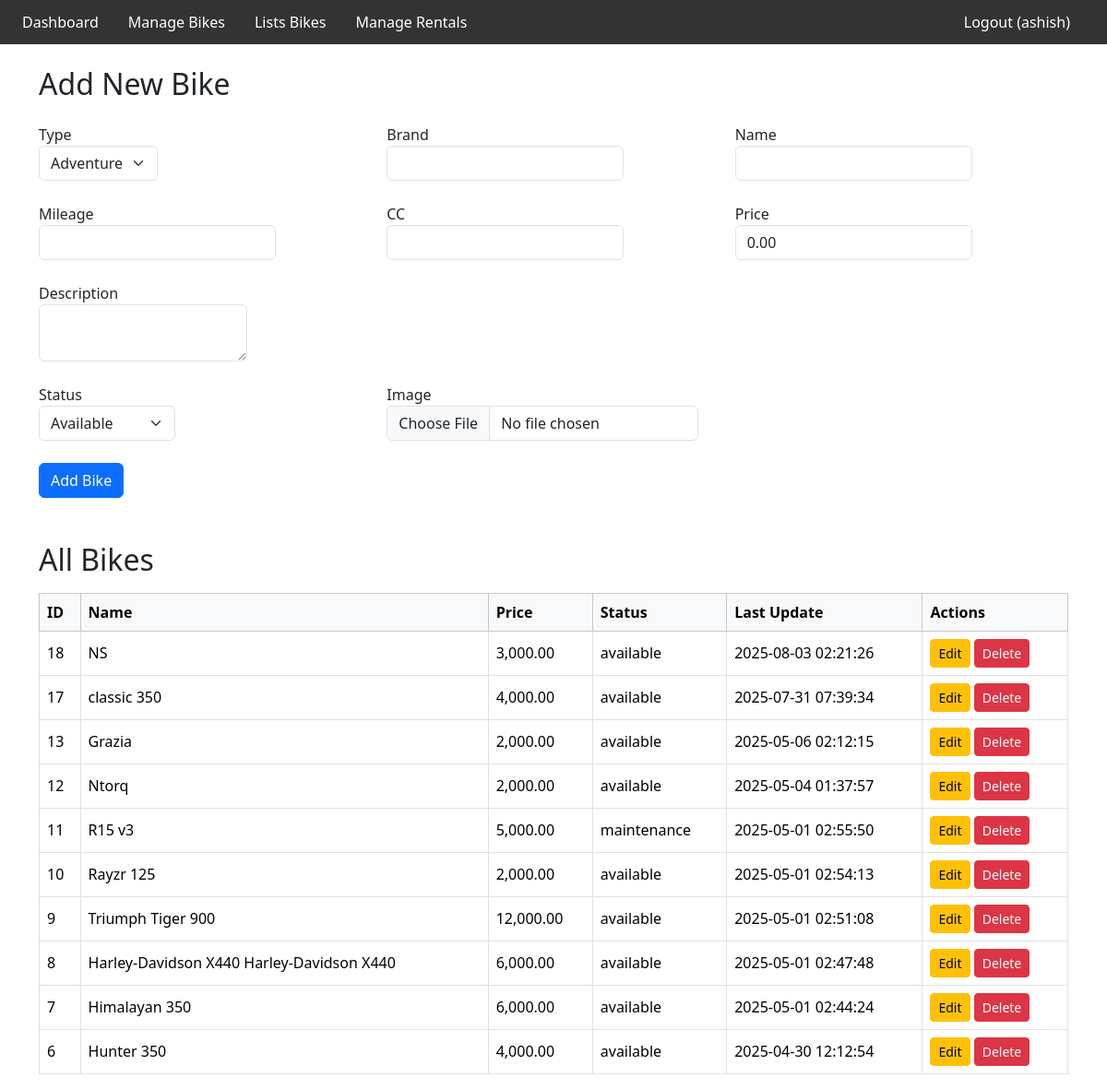
Screenshot of /bike/admin/admin_managebikes.php (signed in) with the database file from the repository.
### tables this page shows
CREATE TABLE `bikes` (
  `bike_id` int(11) NOT NULL,
  `type` varchar(50) NOT NULL,
  `brand` varchar(100) NOT NULL,
  `status` enum('available','rented','maintenance') NOT NULL DEFAULT 'available',
  `last_update` timestamp NOT NULL DEFAULT current_timestamp(),
  `image` longblob DEFAULT NULL,
  `name` varchar(100) NOT NULL,
  `price` decimal(10,2) NOT NULL DEFAULT 0.00,
  `mileage` decimal(5,2) DEFAULT NULL,
  `cc` int(11) DEFAULT NULL,
  `description` text DEFAULT NULL
);

### bike/admin/admin_managebikes.php (the view, shortened to what this page needs)
<?php
include 'admin_navbar.php';
$conn = new mysqli('localhost', 'root', '', 'bike_rental');
$editBike = null;
$bikes = [];
$res = $conn->query("SELECT bike_id, name, price, status, last_update FROM bikes ORDER BY bike_id DESC");
while ($row = $res->fetch_assoc()) {
    $bikes[] = $row;
}
?>
<!DOCTYPE html>
<html lang="en">
<head>
  <link href="https://cdn.jsdelivr.net/npm/bootstrap@5.3.2/dist/css/bootstrap.min.css" rel="stylesheet">
</head>
<body>
  <div class="container mt-4">
    <h2 class="mb-4"><?php echo $editBike ? 'Edit Bike' : 'Add New Bike'; ?></h2>
    <form method="POST" action="" enctype="multipart/form-data" class="mb-5">
      <div class="row g-3">
        <div class="col-md-4">
          <label class="form-label">Type
            <select name="type" class="form-select" required>
              <?php
                $types = ['Adventure', 'Cruiser', 'Mountain', 'Scooter', 'Electric'];
                $currentType = $editBike['type'] ?? '';
                foreach ($types as $type) {
                  $selected = ($type === $currentType) ? 'selected' : '';
                  echo "<option value=\"" . htmlspecialchars($type) . "\" $selected>" . htmlspecialchars($type) . "</option>";
                }
              ?>
            </select>
          </label>
        </div>
        <div class="col-md-4">
          <label class="form-label">Brand
            <input type="text" name="brand" class="form-control" required value="<?php echo htmlspecialchars($editBike['brand'] ?? ''); ?>">
          </label>
        </div>
        <div class="col-md-4">
          <label class="form-label">Name
            <input type="text" name="name" class="form-control" required value="<?php echo htmlspecialchars($editBike['name'] ?? ''); ?>">
          </label>
        </div>
        <div class="col-md-4">
          <label class="form-label">Mileage
            <input type="number" step="0.01" name="mileage" class="form-control" value="<?php echo htmlspecialchars($editBike['mileage'] ?? ''); ?>">
          </label>
        </div>
        <div class="col-md-4">
          <label class="form-label">CC
            <input type="number" name="cc" class="form-control" value="<?php echo htmlspecialchars($editBike['cc'] ?? ''); ?>">
          </label>
        </div>
        <div class="col-md-4">
          <label class="form-label">Price
            <input type="number" step="0.01" name="price" class="form-control" required value="<?php echo htmlspecialchars($editBike['price'] ?? '0.00'); ?>">
          </label>
        </div>
        <div class="col-12">
          <label class="form-label">Description
            <textarea name="description" class="form-control"><?php echo htmlspecialchars($editBike['description'] ?? ''); ?></textarea>
          </label>
        </div>
        <div class="col-md-4">
          <label class="form-label">Status
            <select name="status" class="form-select">
              <?php foreach (['available','rented','maintenance'] as $st): ?>
                <option value="<?php echo $st; ?>" <?php if (($editBike['status'] ?? '') === $st) echo 'selected'; ?>>
                  <?php echo ucfirst($st); ?>
                </option>
              <?php endforeach; ?>
            </select>
          </label>
        </div>
        <div class="col-md-4">
          <label class="form-label">Image
            <input type="file" name="image" accept="image/*" class="form-control">
          </label>
        </div>
      </div>
      <div class="mt-3">
        <button type="submit" class="btn btn-primary"><?php echo $editBike ? 'Update Bike' : 'Add Bike'; ?></button>
      </div>
    </form>
    <h2 class="mb-3">All Bikes</h2>
    <div class="table-responsive">
      <table class="table table-bordered table-hover align-middle">
        <thead class="table-light">
          <tr>
            <th>ID</th>
            <th>Name</th>
            <th>Price</th>
            <th>Status</th>
            <th>Last Update</th>
            <th>Actions</th>
          </tr>
        </thead>
        <tbody>
          <?php foreach ($bikes as $bike): ?>
            <tr>
              <td><?php echo htmlspecialchars($bike['bike_id']); ?></td>
              <td><?php echo htmlspecialchars($bike['name']); ?></td>
              <td><?php echo number_format($bike['price'], 2); ?></td>
              <td><?php echo htmlspecialchars($bike['status']); ?></td>
              <td><?php echo htmlspecialchars($bike['last_update']); ?></td>
              <td class="actions">
                <a href="?edit_id=<?php echo $bike['bike_id']; ?>" class="btn btn-sm btn-warning">Edit</a>
                <a href="?delete_id=<?php echo $bike['bike_id']; ?>" class="btn btn-sm btn-danger" onclick="return confirm('Are you sure you want to delete this bike?');">Delete</a>
              </td>
            </tr>
          <?php endforeach; ?>
        </tbody>
      </table>
    </div>
  </div>
</body>
</html>

### rows the page displays
bikes: bike_id "18", name "NS", price "3,000.00", status "available", last_update "2025-08-03 02:21:26"
bikes: bike_id "17", name "classic 350", price "4,000.00", status "available", last_update "2025-07-31 07:39:34"
bikes: bike_id "13", name "Grazia", price "2,000.00", status "available", last_update "2025-05-06 02:12:15"
bikes: bike_id "12", name "Ntorq", price "2,000.00", status "available", last_update "2025-05-04 01:37:57"
bikes: bike_id "11", name "R15 v3", price "5,000.00", status "maintenance", last_update "2025-05-01 02:55:50"
bikes: bike_id "10", name "Rayzr 125", price "2,000.00", status "available", last_update "2025-05-01 02:54:13"
bikes: bike_id "9", name "Triumph Tiger 900", price "12,000.00", status "available", last_update "2025-05-01 02:51:08"
bikes: bike_id "8", name "Harley-Davidson X440 Harley-Davidson X440", price "6,000.00", status "available", last_update "2025-05-01 02:47:48"
bikes: bike_id "7", name "Himalayan 350", price "6,000.00", status "available", last_update "2025-05-01 02:44:24"
bikes: bike_id "6", name "Hunter 350", price "4,000.00", status "available", last_update "2025-04-30 12:12:54"

### other values shown
$_SESSION['admin_username'] "ashish"
form field type "Adventure"
form field status "Available"
